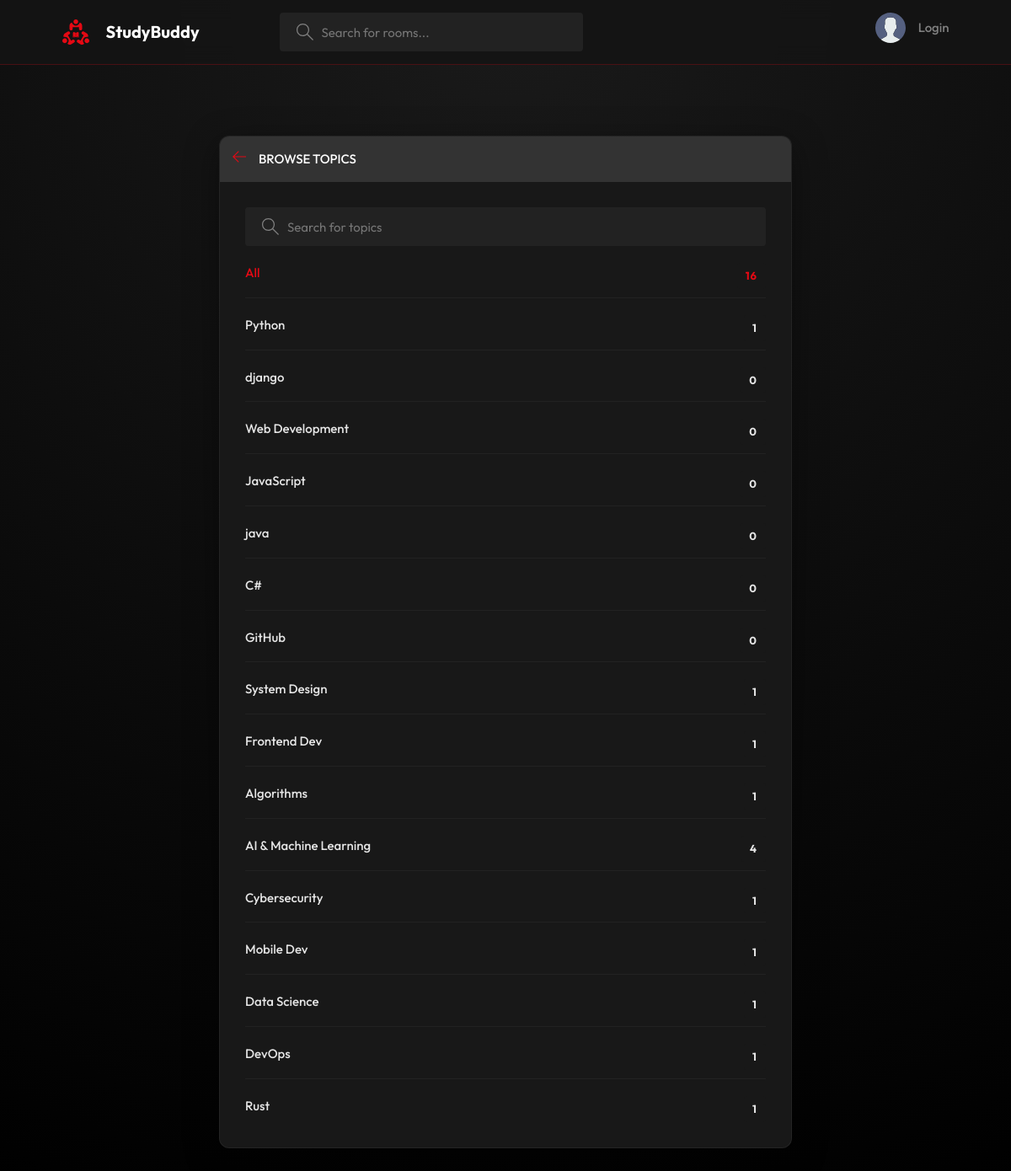
Page /topics/ on the committed database.
### base/models.py (models this page shows, shortened)
class Topic(models.Model):
    name = models.CharField(max_length=200)

### base/views.py (the view)
# urls.py: path('topics/', views.topicsPage, name="topics"),
def topicsPage(request):
    q = request.GET.get('q') if request.GET.get('q') != None else ''
    topics = Topic.objects.filter(name__icontains=q)
    return render(request,'base/topics.html',{'topics':topics})

### base/templates/base/topics.html (shortened to what this page needs)
{% extends 'main.html' %}
{% block content %}
<main class="create-room layout">
  <div class="container">
    <div class="layout__box">
      <div class="layout__boxHeader">
        <div class="layout__boxTitle">
          <a href="{% url 'home' %}">
            <svg version="1.1" xmlns="http://www.w3.org/2000/svg" width="32" height="32" viewBox="0 0 32 32">
              <title>arrow-left</title>
              <path
                d="M13.723 2.286l-13.723 13.714 13.719 13.714 1.616-1.611-10.96-10.96h27.625v-2.286h-27.625l10.965-10.965-1.616-1.607z">
              </path>
            </svg>
          </a>
          <h3>Browse Topics</h3>
        </div>
      </div>
      <div class="topics-page layout__body">
        <form action="" method="GET" class="header__search">
          <label>
            <input name="q" placeholder="Search for topics" />
          </label>
        </form>
        <ul class="topics__list">
          <li>
            <a href="{% url 'topics' %}" class="active">All <span>{{topics.count}}</span></a>
          </li>
          {% for topic in topics %}
          <li>
            <a href="{% url 'home' %}?q={{topic.name}}">{{ topic.name }} <span>{{topic.room_set.all.count}}</span></a>
          </li>
          {% endfor %}
        </ul>
      </div>
    </div>
  </div>
</main>
{% endblock content %}

### static/styles/style.css (style rules this page uses)
:root { --color-main: #e50914; --color-main-light: rgba(229, 9, 20, 0.12); --color-dark: #181818; --color-dark-medium: #222222; --color-dark-light: #333333; --color-light: #ffffff; --color-gray: #808080; --color-light-gray: #e5e5e5; --color-bg: #000000; --color-success: #46d369; --color-error: #e50914; }
* { font-family: "Outfit", -apple-system, BlinkMacSystemFont, "Segoe UI", Roboto, Oxygen, Ubuntu, Cantarell, "Open Sans", "Helvetica Neue", sans-serif; margin: 0; padding: 0; box-sizing: border-box; text-rendering: optimizeLegibility; font-size: inherit; }
html { font-size: 56.25%; }
@media only screen and (min-width: 1200px) { html { font-size: 62.5%; } }
body { line-height: 1.6; font-weight: 400; font-size: 1.5rem; color: var(--color-light-gray); background: radial-gradient(circle at top, #1a1a1a 0%, #000000 100%); min-height: 100vh; }
a { display: inline-block; color: var(--color-main); text-decoration: none; }
.container { max-width: 120rem; width: 90%; margin: auto; }
.header__search > label { background-color: var(--color-dark-medium); padding: 1.3rem 1rem; display: flex; align-items: center; gap: 1rem; border-radius: 4px; }
.header__search svg { fill: var(--color-gray); width: 2rem; height: 2rem; margin-left: 1rem; }
.header__search input { width: 30rem; background: transparent; border: none; outline: none; color: var(--color-light); }
.layout { margin-top: 2.4rem; }
.layout > .container { display: flex; justify-content: space-between; align-items: flex-start; }
.layout__box { width: 90%; max-width: 48rem; min-height: 40rem; margin: 6rem auto; background-color: var(--color-dark); border-radius: 1.2rem; box-shadow: 0 10px 40px rgba(0, 0, 0, 0.4); border: 1px solid rgba(255, 255, 255, 0.05); overflow: hidden; }
.layout__boxHeader { display: flex; padding: 1.5rem; background-color: var(--color-dark-light); }
.layout__boxTitle { display: flex; gap: 1.5rem; align-items: center; }
.layout__boxTitle h3 { text-transform: uppercase; font-weight: 500; color: var(--color-light); }
.layout__boxTitle svg { width: 1.6rem; height: 1.6rem; fill: var(--color-main); }
.layout__body { margin: 3rem; }
.topics__list { list-style: none; }
.topics__list li a { display: flex; justify-content: space-between; margin-bottom: 3rem; font-weight: 500; color: var(--color-light-gray); transition: all 0.3s ease-in-out; }
.topics__list li a.active, .topics__list li a:hover { color: var(--color-main); }
.topics__list li a span { padding: 0.5rem 1rem; background-color: var(--color-dark); border-radius: 3px; font-size: 1.3rem; font-weight: 700; letter-spacing: 1px; }
.topics-page .topics__list li:not(:last-child) a { margin: 2rem 0; padding-bottom: 1rem; text-decoration: none; border-bottom: 1px solid var(--color-dark-medium); }
.topics-page .header__search { display: block; }
.create-room.layout .layout__box { max-width: 68rem; }

### rows in the picture
Topic: name "Python", room_set.all.count "1"
Topic: name "django", room_set.all.count "0"
Topic: name "Web Development", room_set.all.count "0"
Topic: name "JavaScript", room_set.all.count "0"
Topic: name "java", room_set.all.count "0"
Topic: name "C#", room_set.all.count "0"
Topic: name "GitHub", room_set.all.count "0"
Topic: name "System Design", room_set.all.count "1"
Topic: name "Frontend Dev", room_set.all.count "1"
Topic: name "Algorithms", room_set.all.count "1"
Topic: name "AI & Machine Learning", room_set.all.count "4"
Topic: name "Cybersecurity", room_set.all.count "1"
Topic: name "Mobile Dev", room_set.all.count "1"
Topic: name "Data Science", room_set.all.count "1"
Topic: name "DevOps", room_set.all.count "1"
Topic: name "Rust", room_set.all.count "1"

### other values in the picture
{{ topics.count }} "16"
